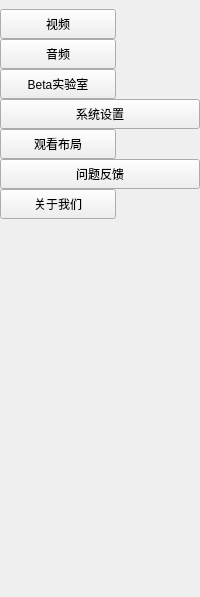
         <widget class="QWidget" name="widget_2" native="true">
          <property name="styleSheet">
           <string notr="true">QWidget#widget_2{
background-color: rgb(50, 50, 50);

}
</string>
          </property>
          <layout class="QVBoxLayout" name="verticalLayout">
           <property name="spacing">
            <number>0</number>
           </property>
           <property name="leftMargin">
            <number>0</number>
           </property>
           <property name="topMargin">
            <number>9</number>
           </property>
           <property name="rightMargin">
            <number>0</number>
           </property>
           <property name="bottomMargin">
            <number>0</number>
           </property>
           <item>
            <widget class="QPushButton" name="pushButton_video">
             <property name="minimumSize">
              <size>
               <width>116</width>
               <height>30</height>
              </size>
             </property>
             <property name="maximumSize">
              <size>
               <width>110</width>
               <height>30</height>
              </size>
             </property>
             <property name="styleSheet">
              <string notr="true"/>
             </property>
             <property name="text">
              <string>视频</string>
             </property>
            </widget>
           </item>
           <item>
            <widget class="QPushButton" name="pushButton_audio">
             <property name="minimumSize">
              <size>
               <width>116</width>
               <height>30</height>
              </size>
             </property>
             <property name="maximumSize">
              <size>
               <width>110</width>
               <height>30</height>
              </size>
             </property>
             <property name="styleSheet">
              <string notr="true"/>
             </property>
             <property name="text">
              <string>音频</string>
             </property>
            </widget>
           </item>
           <item>
            <widget class="QPushButton" name="pushButton_ai">
             <property name="minimumSize">
              <size>
               <width>116</width>
               <height>30</height>
              </size>
             </property>
             <property name="maximumSize">
              <size>
               <width>116</width>
               <height>300</height>
              </size>
             </property>
             <property name="text">
              <string>Beta实验室</string>
             </property>
            </widget>
           </item>
           <item>
            <widget class="QPushButton" name="pushButton_system">
             <property name="sizePolicy">
              <sizepolicy hsizetype="Minimum" vsizetype="Fixed">
               <horstretch>116</horstretch>
               <verstretch>30</verstretch>
              </sizepolicy>
             </property>
             <property name="minimumSize">
              <size>
               <width>116</width>
               <height>30</height>
              </size>
             </property>
             <property name="text">
              <string>系统设置</string>
             </property>
            </widget>
           </item>
           <item>
            <widget class="QPushButton" name="pushButton_changeLayoutMode">
             <property name="minimumSize">
              <size>
               <width>116</width>
               <height>30</height>
              </size>
             </property>
             <property name="maximumSize">
              <size>
               <width>116</width>
               <height>30</height>
              </size>
             </property>
             <property name="text">
              <string>观看布局</string>
             </property>
            </widget>
           </item>
           <item>
            <widget class="QPushButton" name="pushButton_feedBack">
             <property name="minimumSize">
              <size>
               <width>0</width>
               <height>30</height>
              </size>
             </property>
             <property name="maximumSize">
              <size>
               <width>16777215</width>
               <height>30</height>
              </size>
             </property>
             <property name="text">
              <string>问题反馈</string>
             </property>
            </widget>
           </item>
           <item>
            <widget class="QPushButton" name="pushButton_aboutUs">
             <property name="minimumSize">
              <size>
               <width>116</width>
               <height>30</height>
              </size>
             </property>
             <property name="maximumSize">
              <size>
               <width>116</width>
               <height>30</height>
              </size>
             </property>
             <property name="styleSheet">
              <string notr="true"/>
             </property>
             <property name="text">
              <string>关于我们</string>
             </property>
            </widget>
           </item>
           <item>
            <spacer name="verticalSpacer">
             <property name="orientation">
              <enum>Qt::Vertical</enum>
             </property>
             <property name="sizeHint" stdset="0">
              <size>
               <width>20</width>
               <height>378</height>
              </size>
             </property>
            </spacer>
           </item>
          </layout>
         </widget>
